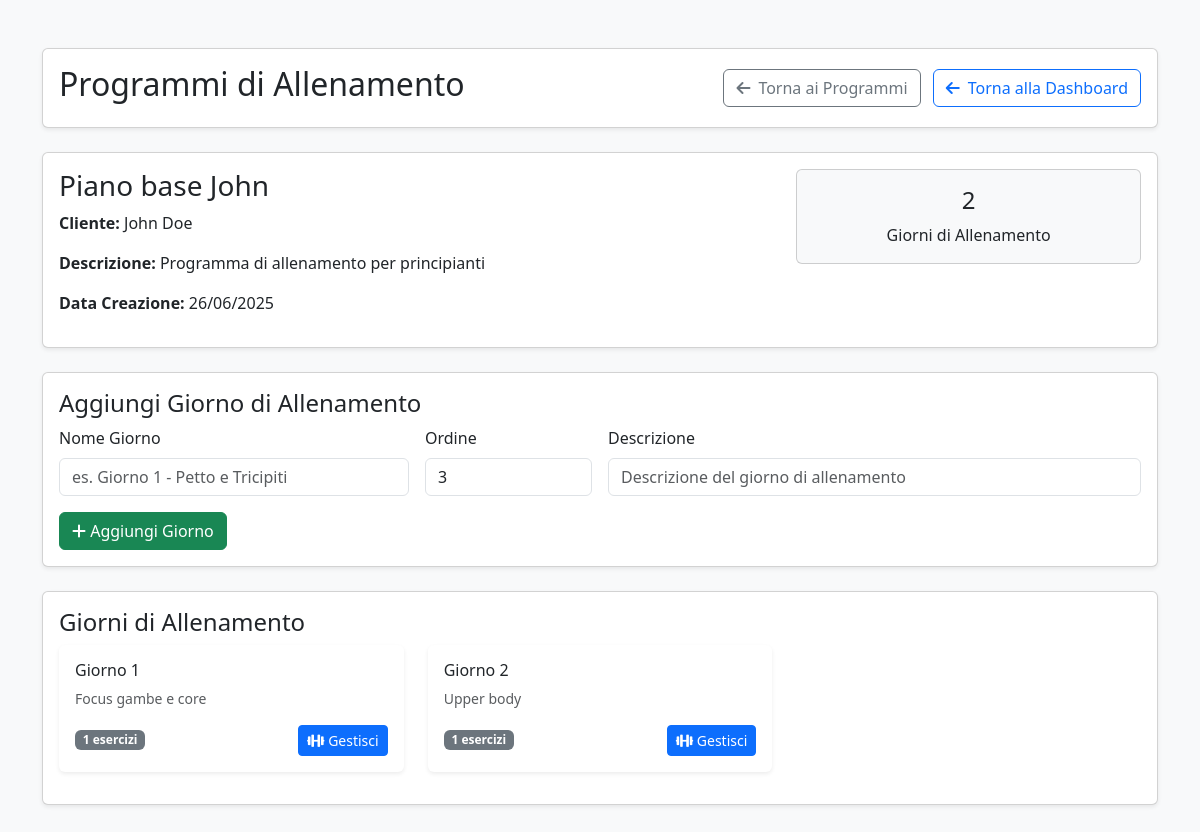
The app's page /training_schedule.php?view=1 (signed in) with its own data.
### tables this page shows
CREATE TABLE TRAINING_SCHEDULE (
    trainingScheduleID INT PRIMARY KEY AUTO_INCREMENT,
    name VARCHAR(255) NOT NULL,
    description TEXT,
    creationDate DATE DEFAULT (CURRENT_DATE),
    customerID INT NOT NULL,
    trainerID INT NOT NULL,
    FOREIGN KEY (customerID) REFERENCES USER(userID) ON DELETE CASCADE,
    FOREIGN KEY (trainerID) REFERENCES USER(userID) ON DELETE CASCADE
);

CREATE TABLE USER (
    userID INT PRIMARY KEY AUTO_INCREMENT,
    email VARCHAR(255) UNIQUE NOT NULL,
    password VARCHAR(255) NOT NULL,
    userName VARCHAR(100) NOT NULL,
    firstName VARCHAR(100) NOT NULL,
    lastName VARCHAR(100) NOT NULL,
    birthDate DATE,
    gender ENUM('M', 'F', 'Other'),
    phoneNumber VARCHAR(20),
    role ENUM('customer', 'trainer', 'admin') DEFAULT 'customer',
    specialization VARCHAR(255),
    availability TEXT,
    createdAt TIMESTAMP DEFAULT CURRENT_TIMESTAMP
);

CREATE TABLE TRAINING_DAY (
    trainingDayID INT PRIMARY KEY AUTO_INCREMENT,
    name VARCHAR(255) NOT NULL,
    description TEXT,
    trainingScheduleID INT NOT NULL,
    dayOrder INT NOT NULL,
    FOREIGN KEY (trainingScheduleID) REFERENCES TRAINING_SCHEDULE(trainingScheduleID) ON DELETE CASCADE
);

### training_schedule.php (the view, shortened to what the rows shown need)
<?php
require_once 'config.php';
$trainerID = $_SESSION['userID'];
$error_message = '';
$success_message = '';
$validation_errors = [];
$stmt = $conn->prepare("
    SELECT ts.*, u.firstName, u.lastName,
           COUNT(td.trainingDayID) as day_count
    FROM TRAINING_SCHEDULE ts
    JOIN USER u ON ts.customerID = u.userID
    LEFT JOIN TRAINING_DAY td ON ts.trainingScheduleID = td.trainingScheduleID
    WHERE ts.trainerID = ?
    GROUP BY ts.trainingScheduleID
    ORDER BY ts.creationDate DESC
");
$stmt->bind_param('i', $trainerID);
$stmt->execute();
$schedules = $stmt->get_result()->fetch_all(MYSQLI_ASSOC);
$stmt = $conn->prepare("
    SELECT DISTINCT u.userID, u.firstName, u.lastName
    FROM USER u
    WHERE u.role = 'customer'
    ORDER BY u.firstName, u.lastName
");
$stmt->execute();
$customers = $stmt->get_result()->fetch_all(MYSQLI_ASSOC);
$editSchedule = null;
$viewSchedule = null;
$trainingDays = [];
if (isset($_GET['view']) && is_numeric($_GET['view'])) {
    $scheduleID = (int)$_GET['view'];
    $stmt = $conn->prepare("
        SELECT ts.*, u.firstName, u.lastName
        FROM TRAINING_SCHEDULE ts
        JOIN USER u ON ts.customerID = u.userID
        WHERE ts.trainingScheduleID = ? AND ts.trainerID = ?
    ");
    $stmt->bind_param('ii', $scheduleID, $trainerID);
    $stmt->execute();
    $viewSchedule = $stmt->get_result()->fetch_assoc();
    if ($viewSchedule) {
        $stmt = $conn->prepare("
            SELECT td.*,
                   COUNT(ed.exerciseDetailID) as exercise_count
            FROM TRAINING_DAY td
            LEFT JOIN EXERCISE_DETAIL ed ON td.trainingDayID = ed.trainingDayID
            WHERE td.trainingScheduleID = ?
            GROUP BY td.trainingDayID
            ORDER BY td.dayOrder
        ");
        $stmt->bind_param('i', $scheduleID);
        $stmt->execute();
        $trainingDays = $stmt->get_result()->fetch_all(MYSQLI_ASSOC);
    }
}
function getTrainerStats($conn, $trainerID) {
    $stmt = $conn->prepare("SELECT COUNT(*) as total FROM TRAINING_SCHEDULE WHERE trainerID = ?");
    $stmt->bind_param('i', $trainerID);
    $stmt->execute();
    $totalSchedules = $stmt->get_result()->fetch_assoc()['total'];
    $stmt = $conn->prepare("SELECT COUNT(DISTINCT customerID) as count FROM TRAINING_SCHEDULE WHERE trainerID = ?");
    $stmt->bind_param('i', $trainerID);
    $stmt->execute();
    $clientsFollowed = $stmt->get_result()->fetch_assoc()['count'];
    $stmt = $conn->prepare("
        SELECT COUNT(td.trainingDayID) as total
        FROM TRAINING_DAY td
        JOIN TRAINING_SCHEDULE ts ON td.trainingScheduleID = ts.trainingScheduleID
        WHERE ts.trainerID = ?
    ");
    $stmt->bind_param('i', $trainerID);
    $stmt->execute();
    $totalDays = $stmt->get_result()->fetch_assoc()['total'];
    return [
        'totalSchedules' => $totalSchedules,
        'clientsFollowed' => $clientsFollowed,
        'totalDays' => $totalDays
    ];
}
$stats = getTrainerStats($conn, $trainerID);
?>
<!DOCTYPE html>
<html lang="it">
<head>
    <link href="https://cdnjs.cloudflare.com/ajax/libs/bootstrap/5.3.0/css/bootstrap.min.css" rel="stylesheet" />
    <link href="https://cdnjs.cloudflare.com/ajax/libs/font-awesome/6.0.0/css/all.min.css" rel="stylesheet" />
</head>
<body class="bg-light">
<div class="container py-5">
    <div class="card shadow-sm mb-4">
        <div class="card-body">
            <div class="d-flex justify-content-between align-items-center">
                <h2>Programmi di Allenamento</h2>
            </div>
        </div>
    </div>
    <?php if (!isset($_GET['view']) && !isset($_GET['view_day'])): ?>
        <div class="card mb-4 shadow-sm">
            <div class="card-body">
                <h4>Le Tue Statistiche</h4>
                <div class="row g-3">
                    <div class="col-md-4">
                        <div class="card text-white h-100" style="background: linear-gradient(135deg, #28a745 0%, #20c997 100%);">
                            <div class="card-body text-center d-flex flex-column justify-content-center">
                                <h3><?= $stats['totalSchedules'] ?></h3>
                                <p class="mb-0">Programmi Creati</p>
                            </div>
                        </div>
                    </div>
                    <div class="col-md-4">
                        <div class="card text-white h-100" style="background: linear-gradient(135deg, #17a2b8 0%, #28a745 100%);">
                            <div class="card-body text-center d-flex flex-column justify-content-center">
                                <h3><?= $stats['clientsFollowed'] ?></h3>
                                <p class="mb-0">Clienti Seguiti</p>
                            </div>
                        </div>
                    </div>
                    <div class="col-md-4">
                        <div class="card text-white h-100" style="background: linear-gradient(135deg, #6f42c1 0%, #17a2b8 100%);">
                            <div class="card-body text-center d-flex flex-column justify-content-center">
                                <h3><?= $stats['totalDays'] ?></h3>
                                <p class="mb-0">Giorni di Allenamento</p>
                            </div>
                        </div>
                    </div>
                </div>
            </div>
        </div>
        <div class="card mb-4 shadow-sm">
            <div class="card-body">
                <h4><?= $editSchedule ? 'Modifica Programma' : 'Crea Nuovo Programma' ?></h4>
                <?php if (!empty($validation_errors)): ?>
                    <div class="alert alert-danger">
                        <ul class="mb-0">
                            <?php foreach($validation_errors as $error): ?>
                                <li><?= htmlspecialchars($error) ?></li>
                            <?php endforeach; ?>
                        </ul>
                    </div>
                <?php endif; ?>
                <?php if (!empty($error_message)): ?>
                    <div class="alert alert-danger"><?= htmlspecialchars($error_message) ?></div>
                <?php endif; ?>
                <?php if (!empty($success_message)): ?>
                    <div class="alert alert-success"><?= htmlspecialchars($success_message) ?></div>
                <?php endif; ?>
                <form method="POST" class="row g-3">
                    <?php if ($editSchedule): ?>
                        <input type="hidden" name="trainingScheduleID" value="<?= $editSchedule['trainingScheduleID'] ?>">
                    <?php endif; ?>
                    <div class="col-md-6">
                        <label class="form-label">Nome Programma</label>
                        <input name="name" required class="form-control" type="text"
                               value="<?= $editSchedule ? htmlspecialchars($editSchedule['name']) : (isset($_POST['name']) ? htmlspecialchars($_POST['name']) : '') ?>" />
                    </div>
                    <div class="col-md-6">
                        <label class="form-label">Cliente</label>
                        <select name="customerID" class="form-select" required>
                            <option value="">Seleziona cliente</option>
                            <?php foreach($customers as $customer): ?>
                                <option value="<?= $customer['userID'] ?>"
                                    <?= ($editSchedule && $editSchedule['customerID'] == $customer['userID']) || (isset($_POST['customerID']) && $_POST['customerID'] == $customer['userID']) ? 'selected' : '' ?>>
                                    <?= htmlspecialchars($customer['firstName'] . ' ' . $customer['lastName']) ?>
                                </option>
                            <?php endforeach; ?>
                        </select>
                    </div>
                    <div class="col-12">
                        <label class="form-label">Descrizione</label>
                        <textarea name="description" required class="form-control" rows="3"><?= $editSchedule ? htmlspecialchars($editSchedule['description']) : (isset($_POST['description']) ? htmlspecialchars($_POST['description']) : '') ?></textarea>
                    </div>
                    <div class="col-12">
                        <button name="<?= $editSchedule ? 'update_schedule' : 'add_schedule' ?>" class="btn <?= $editSchedule ? 'btn-warning' : 'btn-success' ?>">
                            <?= $editSchedule ? 'Modifica Programma' : 'Crea Programma' ?>
                        </button>
                        <?php if ($editSchedule): ?>
                            <a href="?" class="btn btn-secondary">Annulla</a>
                        <?php endif; ?>
                    </div>
                </form>
            </div>
        </div>
        <div class="card shadow-sm mb-4">
            <div class="card-body">
                <h4>I Tuoi Programmi</h4>
                <div class="table-responsive">
                    <table class="table table-striped">
                        <thead>
                            <tr>
                                <th>Nome Programma</th><th>Cliente</th><th>Data Creazione</th><th>Giorni</th><th>Azioni</th>
                            </tr>
                        </thead>
                        <tbody>
                            <?php foreach($schedules as $schedule): ?>
                                <tr>
                                    <td><?= htmlspecialchars($schedule['name']) ?></td>
                                    <td><?= htmlspecialchars($schedule['firstName'] . ' ' . $schedule['lastName']) ?></td>
                                    <td><?= date('d/m/Y', strtotime($schedule['creationDate'])) ?></td>
                                    <td><span class="badge bg-info"><?= $schedule['day_count'] ?> giorni</span></td>
                                    <td>
                                        <a href="?view=<?= $schedule['trainingScheduleID'] ?>" class="btn btn-sm btn-primary">
                                            <i class="fas fa-eye"></i> Visualizza
                                        </a>
                                        <a href="?edit=<?= $schedule['trainingScheduleID'] ?>" class="btn btn-sm btn-warning">
                                            <i class="fas fa-edit"></i> Modifica
                                        </a>
                                        <form method="POST" style="display:inline" onsubmit="return confirm('Sei sicuro di eliminare questo programma?');">
                                            <input type="hidden" name="delete_id" value="<?= $schedule['trainingScheduleID'] ?>">
                                            <button name="delete_schedule" class="btn btn-sm btn-danger">
                                                <i class="fas fa-trash"></i> Elimina
                                            </button>
                                        </form>
                                    </td>
                                </tr>
                            <?php endforeach; ?>
                            <?php if (empty($schedules)): ?>
                                <tr><td colspan="5" class="text-center">Nessun programma creato.</td></tr>
                            <?php endif; ?>
                        </tbody>
                    </table>
                </div>
            </div>
        </div>
    <?php elseif (isset($_GET['view']) && $viewSchedule): ?>
        <div class="card mb-4 shadow-sm">
            <div class="card-body">
                <div class="row">
                    <div class="col-md-8">
                        <h3><?= htmlspecialchars($viewSchedule['name']) ?></h3>
                        <p><strong>Cliente:</strong> <?= htmlspecialchars($viewSchedule['firstName'] . ' ' . $viewSchedule['lastName']) ?></p>
                        <p><strong>Descrizione:</strong> <?= htmlspecialchars($viewSchedule['description']) ?></p>
                        <p><strong>Data Creazione:</strong> <?= date('d/m/Y', strtotime($viewSchedule['creationDate'])) ?></p>
                    </div>
                    <div class="col-md-4 text-end">
                        <div class="card bg-light">
                            <div class="card-body text-center">
                                <h4><?= count($trainingDays) ?></h4>
                                <p class="mb-0">Giorni di Allenamento</p>
                            </div>
                        </div>
                    </div>
                </div>
            </div>
        </div>
        <div class="card mb-4 shadow-sm">
            <div class="card-body">
                <h4>Aggiungi Giorno di Allenamento</h4>
                <form method="POST" class="row g-3">
                    <div class="col-md-4">
                        <label class="form-label">Nome Giorno</label>
                        <input name="day_name" required class="form-control" type="text" placeholder="es. Giorno 1 - Petto e Tricipiti" />
                    </div>
                    <div class="col-md-2">
                        <label class="form-label">Ordine</label>
                        <input name="day_order" required class="form-control" type="number" min="1" value="<?= count($trainingDays) + 1 ?>" />
                    </div>
                    <div class="col-md-6">
                        <label class="form-label">Descrizione</label>
                        <input name="day_description" class="form-control" type="text" placeholder="Descrizione del giorno di allenamento" />
                    </div>
                    <div class="col-12">
                        <button name="add_training_day" class="btn btn-success">
                            <i class="fas fa-plus"></i> Aggiungi Giorno
                        </button>
                    </div>
                </form>
            </div>
        </div>
        <div class="card shadow-sm mb-4">
            <div class="card-body">
                <h4>Giorni di Allenamento</h4>
                <?php if (!empty($trainingDays)): ?>
                    <div class="row">
                        <?php foreach($trainingDays as $day): ?>
                        <div class="col-md-6 col-lg-4 mb-3">
                            <div class="card border-0 shadow-sm h-100">
                                <div class="card-body">
                                    <h6 class="card-title"><?= htmlspecialchars($day['name']) ?></h6>
                                    <p class="card-text text-muted small"><?= htmlspecialchars($day['description']) ?></p>
                                    <div class="d-flex justify-content-between align-items-center">
                                        <span class="badge bg-secondary"><?= $day['exercise_count'] ?> esercizi</span>
                                        <a href="?view_day=<?= $day['trainingDayID'] ?>" class="btn btn-sm btn-primary">
                                            <i class="fas fa-dumbbell"></i> Gestisci
                                        </a>
                                    </div>
                                </div>
                            </div>
                        </div>
                        <?php endforeach; ?>
                    </div>
                <?php endif; ?>
            </div>
        </div>
    <?php endif; ?>
</div>
</body>
</html>

### records on screen
training_schedule: name "Piano base John", customerID.lastName "John Doe", description "Programma di allenamento per principianti", creationDate "26/06/2025"
training_day: name "Giorno 1", description "Focus gambe e core", exercise_count "1"
training_day: name "Giorno 2", description "Upper body", exercise_count "1"

### other values on screen
count($trainingDays) "2"
